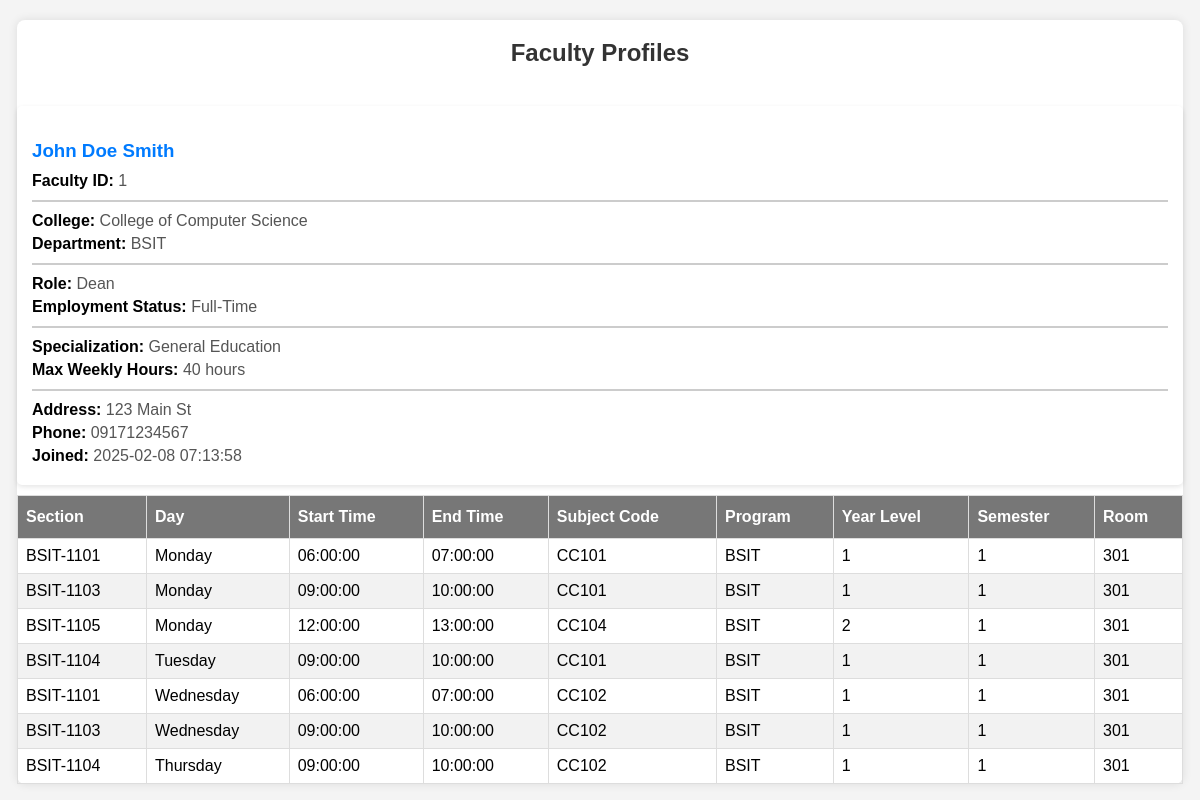
/frame/info.php?id=1, run on the app's committed database.
### tables this page shows
CREATE TABLE `faculty` (
  `faculty_id` int(11) NOT NULL,
  `firstname` varchar(50) NOT NULL,
  `middlename` varchar(50) DEFAULT NULL,
  `lastname` varchar(50) NOT NULL,
  `college` varchar(100) DEFAULT NULL,
  `employment_status` enum('Full-Time','Part-Time') DEFAULT 'Full-Time',
  `address` text DEFAULT NULL,
  `phone_no` varchar(20) NOT NULL,
  `departmentID` varchar(50) DEFAULT NULL,
  `role` enum('Dean','Department Head','Instructor') DEFAULT NULL,
  `master_specialization` varchar(255) DEFAULT NULL,
  `created_at` timestamp NOT NULL DEFAULT current_timestamp(),
  `max_weekly_hours` int(11) DEFAULT 18,
  `availability` text NOT NULL,
  `start_time` time NOT NULL,
  `end_time` time NOT NULL
);

CREATE TABLE `schedules` (
  `schedule_id` int(11) NOT NULL,
  `faculty_id` int(11) NOT NULL,
  `subject_code` varchar(50) NOT NULL,
  `section_id` int(11) NOT NULL,
  `day_of_week` enum('Monday','Tuesday','Wednesday','Thursday','Friday','Saturday','Sunday') NOT NULL,
  `time_slot` varchar(255) NOT NULL,
  `is_checked` tinyint(1) DEFAULT 0,
  `course_id` int(255) DEFAULT NULL,
  `room_id` varchar(255) DEFAULT NULL,
  `department` varchar(35) DEFAULT NULL,
  `year_level` varchar(35) DEFAULT NULL,
  `semester` varchar(10) DEFAULT NULL,
  `start_time` time NOT NULL,
  `end_time` time NOT NULL
);

CREATE TABLE `sections` (
  `section_id` int(11) NOT NULL,
  `program_code` varchar(50) NOT NULL,
  `year_level` int(11) NOT NULL,
  `section_name` varchar(10) NOT NULL,
  `semester` varchar(255) DEFAULT NULL,
  `start_time` time DEFAULT NULL,
  `end_time` time DEFAULT NULL
);

CREATE TABLE `rooms` (
  `room_id` int(11) NOT NULL,
  `building` varchar(100) NOT NULL,
  `room_no` varchar(50) NOT NULL,
  `room_type` enum('Lecture','Computer Lab') NOT NULL,
  `capacity` int(11) NOT NULL
);

### frame/info.php (the view, shortened to what this page needs)
<?php
include_once("../connections/connection.php");
    $sql = "SELECT * FROM `faculty` WHERE `faculty_id` = ?";
    $stmt = $pdo->prepare($sql);
    $stmt->execute([$_GET['id']]);
    $result = $stmt->fetch();
    if ($result !== false) {
        $row = $result;
    } else {
        $row = [];
    }
    try {
        $stmt = $conn->prepare("
            SELECT section.section_name,
                   CONCAT(f.firstname, ' ', f.lastname) AS teacher,
                   sched.*, f.*,
                   section.program_code,
                   section.year_level,
                   sched.end_time,
                sched.start_time,
                section.semester,
                r.room_no
            FROM faculty f
            LEFT JOIN schedules sched ON f.faculty_id = sched.faculty_id
            LEFT JOIN sections section ON section.section_id = sched.section_id
            LEFT JOIN room_assignments ra ON ra.section_id = section.section_id
            AND ra.subject_code = sched.subject_code
            AND ra.day_of_week = sched.day_of_week
            AND ra.start_time = sched.start_time
            LEFT JOIN rooms r ON ra.room_id = r.room_id
            WHERE f.faculty_id = :faculty_id
        ");
        $stmt->bindParam(':faculty_id', $_GET['id']);
        $stmt->execute();
        $schedules = $stmt->fetchAll(PDO::FETCH_ASSOC);
    } catch (PDOException $e) {
        echo "db_error: " . $e->getMessage();
    }
?>
<!DOCTYPE html>
<html lang="en">
<head>
</head>
<body>
<div class="container">
    <h2>Faculty Profiles</h2>
    <?php if (count($row) > 0): ?>
        <div class="profile-card">
            <h3><?php echo htmlspecialchars($row['firstname'] . " " . $row['middlename'] . " " . $row['lastname']); ?></h3>
            <p><strong>Faculty ID:</strong> <?php echo htmlspecialchars($row['faculty_id']); ?></p>
            <div class="line"></div>
            <p><strong>College:</strong> <?php echo htmlspecialchars($row['college']); ?></p>
            <p><strong>Department:</strong> <?php echo htmlspecialchars($row['departmentID']); ?></p>
            <div class="line"></div>
            <p><strong>Role:</strong> <?php echo htmlspecialchars($row['role']); ?></p>
            <p><strong>Employment Status:</strong> <?php echo htmlspecialchars($row['employment_status']); ?></p>
            <div class="line"></div>
            <p><strong>Specialization:</strong> <?php echo htmlspecialchars($row['master_specialization']); ?></p>
            <p><strong>Max Weekly Hours:</strong> <?php echo htmlspecialchars($row['max_weekly_hours']); ?> hours</p>
            <div class="line"></div>
            <p><strong>Address:</strong> <?php echo htmlspecialchars($row['address']); ?></p>
            <p><strong>Phone:</strong> <?php echo htmlspecialchars($row['phone_no']); ?></p>
            <p><strong>Joined:</strong> <?php echo htmlspecialchars($row['created_at']); ?></p>
        </div>
    <?php else: ?>
        <p>No faculty records found.</p>
    <?php endif; ?>
    <table class="table-info">
        <thead>
            <tr>
                <th>Section</th>
                <th>Day</th>
                <th>Start Time</th>
                <th>End Time</th>
                <th>Subject Code</th>
                <th>Program</th>
                <th>Year Level</th>
                <th>Semester</th>
                <th>Room</th>
            </tr>
        </thead>
        <tbody>
            <?php if (!empty($schedules) && $schedules[0]['subject_code'] !== null): ?>
                <?php foreach ($schedules as $schedule): ?>
                    <tr>
                        <td><?php echo htmlspecialchars($schedule['section_name'] ?? 'N/A'); ?></td>
                        <td><?php echo htmlspecialchars($schedule['day_of_week'] ?? 'N/A'); ?></td>
                        <td><?php echo htmlspecialchars($schedule['start_time'] ?? 'N/A'); ?></td>
                        <td><?php echo htmlspecialchars($schedule['end_time'] ?? 'N/A'); ?></td>
                        <td><?php echo htmlspecialchars($schedule['subject_code'] ?? 'N/A'); ?></td>
                        <td><?php echo htmlspecialchars($schedule['program_code'] ?? 'N/A'); ?></td>
                        <td><?php echo htmlspecialchars($schedule['year_level'] ?? 'N/A'); ?></td>
                        <td><?php echo htmlspecialchars($schedule['semester'] ?? 'N/A'); ?></td>
                        <td><?php echo htmlspecialchars($schedule['room_no'] ?? 'N/A'); ?></td>
                    </tr>
                <?php endforeach; ?>
            <?php else: ?>
                <tr>
                    <td colspan="8" class="text-center text-danger">No schedule yet.</td>
                </tr>
            <?php endif; ?>
        </tbody>
    </table>
</div>
</body>
</html>

### frame/info.php (style rules this page uses)
body { font-family: Arial, sans-serif; background-color: #f4f4f4; margin: 17px; padding: 0px; }
.container { width: 100%; margin: auto; background: white; padding: inherit; border-radius: 8px; box-shadow: 0 0 10px rgba(0, 0, 0, 0.1); }
h2 { text-align: center; color: #333; padding: 19px 0; }
.profile-card { background: #ffffff; padding: 15px; margin: 10px 0; border-radius: 5px; box-shadow: 0px 2px 5px rgba(0, 0, 0, 0.1); }
.profile-card h3 { color: #007bff; margin-bottom: 10px; }
.profile-card p { margin: 5px 0; color: #555; }
.profile-card strong { color: #000; }
.profile-card .line { border-bottom: 2px solid #ccc; margin: 10px 0; }
.table-info { border-collapse: collapse; width: 100%; }
.table-info td, .table-info th { border: 1px solid #ddd; padding: 8px; }
.table-info tr:nth-child(even) { background-color: #f2f2f2; }
.table-info th { padding-top: 12px; padding-bottom: 12px; text-align: left; background-color: #777777; color: white; }

### data on the page
faculty: firstname+middlename+lastname "John Doe Smith", faculty_id "1", college "College of Computer Science", departmentID "BSIT", role "Dean", employment_status "Full-Time", master_specialization "General Education", max_weekly_hours "40", address "123 Main St", phone_no "09171234567", created_at "2025-02-08 07:13:58"
schedules: section.section_name "BSIT-1101", day_of_week "Monday", start_time "06:00:00", end_time "07:00:00", subject_code "CC101", section.program_code "BSIT", section.year_level "1", section.semester "1", rooms.room_no "301"
schedules: section.section_name "BSIT-1103", day_of_week "Monday", start_time "09:00:00", end_time "10:00:00", subject_code "CC101", section.program_code "BSIT", section.year_level "1", section.semester "1", rooms.room_no "301"
schedules: section.section_name "BSIT-1105", day_of_week "Monday", start_time "12:00:00", end_time "13:00:00", subject_code "CC104", section.program_code "BSIT", section.year_level "2", section.semester "1", rooms.room_no "301"
schedules: section.section_name "BSIT-1104", day_of_week "Tuesday", start_time "09:00:00", end_time "10:00:00", subject_code "CC101", section.program_code "BSIT", section.year_level "1", section.semester "1", rooms.room_no "301"
schedules: section.section_name "BSIT-1101", day_of_week "Wednesday", start_time "06:00:00", end_time "07:00:00", subject_code "CC102", section.program_code "BSIT", section.year_level "1", section.semester "1", rooms.room_no "301"
schedules: section.section_name "BSIT-1103", day_of_week "Wednesday", start_time "09:00:00", end_time "10:00:00", subject_code "CC102", section.program_code "BSIT", section.year_level "1", section.semester "1", rooms.room_no "301"
schedules: section.section_name "BSIT-1104", day_of_week "Thursday", start_time "09:00:00", end_time "10:00:00", subject_code "CC102", section.program_code "BSIT", section.year_level "1", section.semester "1", rooms.room_no "301"
